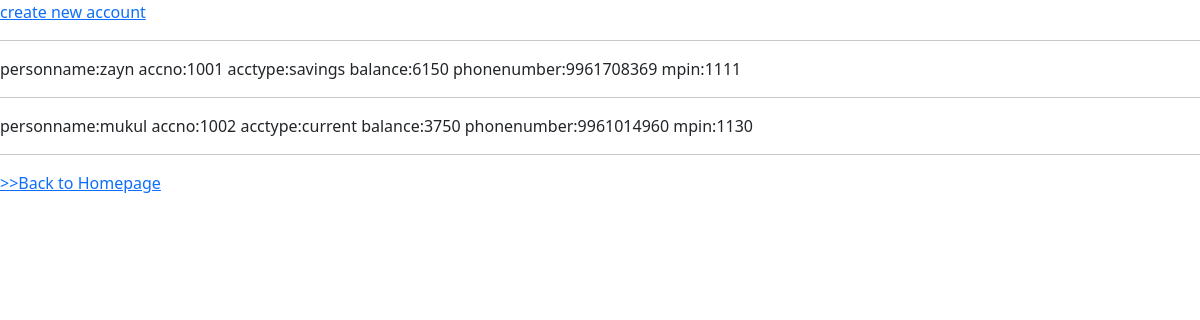
/bank/accountlist/, run on an earlier commit of the app's database.
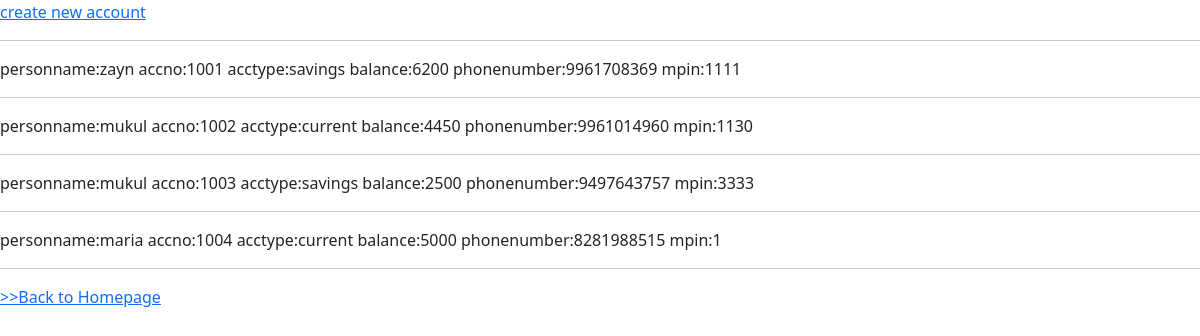
And on a later commit of the database.
### accounts/models.py (models this page shows, shortened)
class CreateAccount(models.Model):
    personname=models.CharField(max_length=120)
    accno=models.IntegerField(unique=True)
    acctype=models.CharField(max_length=120)
    balance=models.IntegerField(default=3000)
    phonenumber=models.IntegerField()
    mpin=models.IntegerField(unique=True)

### accounts/views.py (the view)
# urls.py: path("accountlist/",accountList,name="accountlist"),
def accountList(request):
    account=CreateAccount.objects.all()
    context={}
    context["account"]=account
    return render(request,"accounts/accountlist.html",context)

### accounts/templates/accounts/accountlist.html (shortened to what this page needs)
<!DOCTYPE html>
<html lang="en">
<head>
        <link href="https://cdn.jsdelivr.net/npm/bootstrap@5.0.0-beta1/dist/css/bootstrap.min.css" rel="stylesheet">
</head>
<body>
<a href="{%url 'createaccount'%}">create new account</a>
<hr>
{%for person in account%}
    personname:{{person.personname}}
    accno:{{person.accno}}
    acctype:{{person.acctype}}
    balance:{{person.balance}}
    phonenumber:{{person.phonenumber}}
    mpin:{{person.mpin}}
<hr>
{%endfor%}
    <a href="{%url 'homein'%}">>>Back to Homepage</a>
</body>
</html>

What changed in the data, as far as the page shows it:
changed CreateAccount "zayn": balance "6150" → "6200"
changed CreateAccount (number 2 of 4 on the later page): balance "3750" → "4450"
added CreateAccount: personname "mukul", accno "1003", acctype "savings", balance "2500", phonenumber "9497643757", mpin "3333"
added CreateAccount: personname "maria", accno "1004", acctype "current", balance "5000", phonenumber "8281988515", mpin "1"
